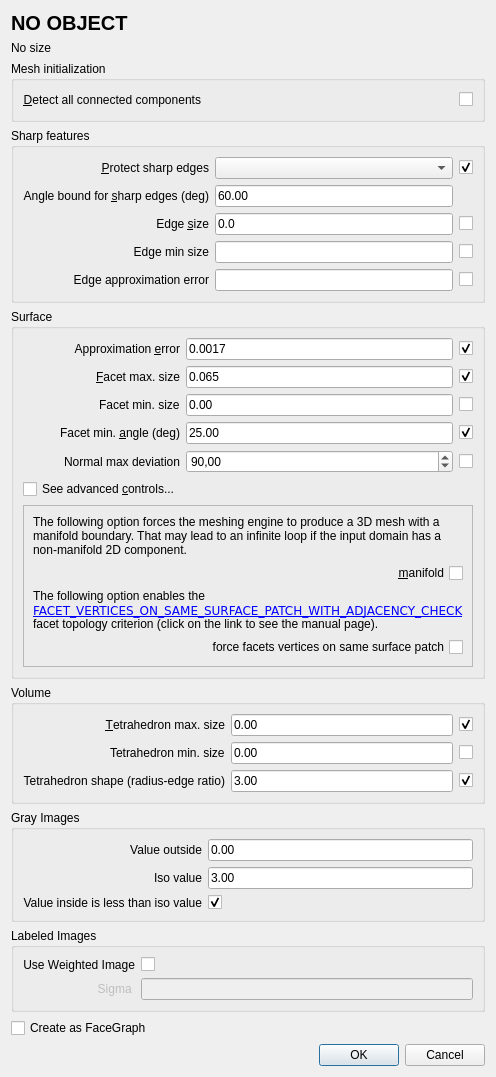
<?xml version="1.0" encoding="UTF-8"?>
<ui version="4.0">
 <class>Meshing_dialog</class>
 <widget class="QDialog" name="Meshing_dialog">
  <property name="enabled">
   <bool>true</bool>
  </property>
  <property name="geometry">
   <rect>
    <x>0</x>
    <y>0</y>
    <width>799</width>
    <height>1295</height>
   </rect>
  </property>
  <property name="sizePolicy">
   <sizepolicy hsizetype="Preferred" vsizetype="Preferred">
    <horstretch>0</horstretch>
    <verstretch>0</verstretch>
   </sizepolicy>
  </property>
  <property name="windowTitle">
   <string>Meshing criteria</string>
  </property>
  <layout class="QVBoxLayout" name="verticalLayout">
   <property name="sizeConstraint">
    <enum>QLayout::SizeConstraint::SetFixedSize</enum>
   </property>
   <item>
    <widget class="QLabel" name="objectName">
     <property name="font">
      <font>
       <pointsize>15</pointsize>
       <bold>true</bold>
      </font>
     </property>
     <property name="text">
      <string>NO OBJECT</string>
     </property>
    </widget>
   </item>
   <item>
    <widget class="QLabel" name="objectNameSize">
     <property name="text">
      <string>No size</string>
     </property>
    </widget>
   </item>
   <item>
    <widget class="QGroupBox" name="initializationGroup">
     <property name="title">
      <string>Mesh initialization</string>
     </property>
     <layout class="QGridLayout" name="gridLayout_5" columnstretch="0,1,0">
      <item row="0" column="0">
       <widget class="QLabel" name="detectComponentsLabel">
        <property name="layoutDirection">
         <enum>Qt::LayoutDirection::LeftToRight</enum>
        </property>
        <property name="text">
         <string>&amp;Detect all connected components</string>
        </property>
        <property name="alignment">
         <set>Qt::AlignmentFlag::AlignRight|Qt::AlignmentFlag::AlignTrailing|Qt::AlignmentFlag::AlignVCenter</set>
        </property>
        <property name="buddy">
         <cstring>detectComponents</cstring>
        </property>
       </widget>
      </item>
      <item row="0" column="2">
       <widget class="QCheckBox" name="detectComponents">
        <property name="text">
         <string/>
        </property>
       </widget>
      </item>
      <item row="0" column="1">
       <spacer name="horizontalSpacer">
        <property name="orientation">
         <enum>Qt::Orientation::Horizontal</enum>
        </property>
        <property name="sizeHint" stdset="0">
         <size>
          <width>40</width>
          <height>20</height>
         </size>
        </property>
       </spacer>
      </item>
     </layout>
    </widget>
   </item>
   <item>
    <widget class="QGroupBox" name="sharpFeaturesGroup">
     <property name="layoutDirection">
      <enum>Qt::LayoutDirection::LeftToRight</enum>
     </property>
     <property name="title">
      <string>Sharp features</string>
     </property>
     <layout class="QGridLayout" name="gridLayout" columnstretch="0,0,0">
      <item row="8" column="0">
       <widget class="QLabel" name="edgeMinSizingLabel">
        <property name="text">
         <string>Edge min size</string>
        </property>
        <property name="alignment">
         <set>Qt::AlignmentFlag::AlignRight|Qt::AlignmentFlag::AlignTrailing|Qt::AlignmentFlag::AlignVCenter</set>
        </property>
       </widget>
      </item>
      <item row="1" column="0">
       <widget class="QLabel" name="protectLabel">
        <property name="text">
         <string>&amp;Protect sharp edges</string>
        </property>
        <property name="alignment">
         <set>Qt::AlignmentFlag::AlignRight|Qt::AlignmentFlag::AlignTrailing|Qt::AlignmentFlag::AlignVCenter</set>
        </property>
        <property name="buddy">
         <cstring>protect</cstring>
        </property>
       </widget>
      </item>
      <item row="7" column="1">
       <widget class="DoubleEdit" name="edgeSizing">
        <property name="text">
         <string>0.0</string>
        </property>
       </widget>
      </item>
      <item row="1" column="1">
       <widget class="QComboBox" name="protectEdges"/>
      </item>
      <item row="7" column="2">
       <widget class="QCheckBox" name="noEdgeSizing">
        <property name="text">
         <string/>
        </property>
       </widget>
      </item>
      <item row="9" column="0">
       <widget class="QLabel" name="edgeApproxLabel">
        <property name="text">
         <string>Edge approximation error</string>
        </property>
        <property name="alignment">
         <set>Qt::AlignmentFlag::AlignRight|Qt::AlignmentFlag::AlignTrailing|Qt::AlignmentFlag::AlignVCenter</set>
        </property>
       </widget>
      </item>
      <item row="7" column="0">
       <widget class="QLabel" name="edgeLabel">
        <property name="text">
         <string>Edge &amp;size</string>
        </property>
        <property name="alignment">
         <set>Qt::AlignmentFlag::AlignRight|Qt::AlignmentFlag::AlignTrailing|Qt::AlignmentFlag::AlignVCenter</set>
        </property>
        <property name="buddy">
         <cstring>edgeSizing</cstring>
        </property>
       </widget>
      </item>
      <item row="3" column="0">
       <widget class="QLabel" name="sharpEdgesAngleLabel">
        <property name="toolTip">
         <string>For the detection of sharp edges, this is the lower bound on the angle between normals of incident facets of sharp edges</string>
        </property>
        <property name="text">
         <string>Angle bound for &amp;sharp edges (deg)</string>
        </property>
        <property name="alignment">
         <set>Qt::AlignmentFlag::AlignRight|Qt::AlignmentFlag::AlignTrailing|Qt::AlignmentFlag::AlignVCenter</set>
        </property>
        <property name="buddy">
         <cstring>sharpEdgesAngle</cstring>
        </property>
       </widget>
      </item>
      <item row="8" column="1">
       <widget class="DoubleEdit" name="edgeMinSizing"/>
      </item>
      <item row="3" column="1">
       <widget class="DoubleEdit" name="sharpEdgesAngle">
        <property name="text">
         <string>60.00</string>
        </property>
       </widget>
      </item>
      <item row="8" column="2">
       <widget class="QCheckBox" name="noEdgeMinSizing">
        <property name="text">
         <string/>
        </property>
       </widget>
      </item>
      <item row="1" column="2">
       <widget class="QCheckBox" name="protect">
        <property name="text">
         <string/>
        </property>
        <property name="checked">
         <bool>true</bool>
        </property>
       </widget>
      </item>
      <item row="9" column="1">
       <widget class="DoubleEdit" name="edgeApprox"/>
      </item>
      <item row="9" column="2">
       <widget class="QCheckBox" name="noEdgeApprox">
        <property name="text">
         <string/>
        </property>
       </widget>
      </item>
     </layout>
    </widget>
   </item>
   <item>
    <widget class="QGroupBox" name="groupBox">
     <property name="title">
      <string>Surface</string>
     </property>
     <layout class="QGridLayout" name="gridLayout_2" rowstretch="0,0,0,0,0,0,0,0,0,0,0" columnstretch="0,1,0">
      <item row="1" column="1">
       <widget class="DoubleEdit" name="approx">
        <property name="text">
         <string>0.0017</string>
        </property>
       </widget>
      </item>
      <item row="10" column="0" colspan="3">
       <widget class="QFrame" name="advanced">
        <property name="visible">
         <bool>false</bool>
        </property>
        <property name="frameShape">
         <enum>QFrame::Shape::StyledPanel</enum>
        </property>
        <property name="frameShadow">
         <enum>QFrame::Shadow::Plain</enum>
        </property>
        <layout class="QVBoxLayout" name="advancedLayout">
         <item>
          <widget class="QLabel" name="manifoldLabel">
           <property name="sizePolicy">
            <sizepolicy hsizetype="Preferred" vsizetype="MinimumExpanding">
             <horstretch>0</horstretch>
             <verstretch>0</verstretch>
            </sizepolicy>
           </property>
           <property name="text">
            <string>The following option forces the meshing engine to produce a 3D mesh with a manifold boundary. That may lead to an infinite loop if the input domain has a non-manifold 2D component.</string>
           </property>
           <property name="wordWrap">
            <bool>true</bool>
           </property>
          </widget>
         </item>
         <item>
          <widget class="QCheckBox" name="manifoldCheckBox">
           <property name="layoutDirection">
            <enum>Qt::LayoutDirection::RightToLeft</enum>
           </property>
           <property name="text">
            <string>&amp;manifold</string>
           </property>
          </widget>
         </item>
         <item>
          <widget class="QLabel" name="facetTopologyLabel">
           <property name="text">
            <string>The following option enables the &lt;a href=&quot;https://doc.cgal.org/latest/Mesh_3/group__PkgMesh__3Enum.html#gaac682a581ddebf8daff681621911d1f3&quot;&gt; &lt;code&gt;FACET_VERTICES_ON_SAME_SURFACE_PATCH_WITH_ADJACENCY_CHECK &lt;/code&gt;&lt;/a&gt; facet topology criterion (click on the link to see the manual page).</string>
           </property>
           <property name="wordWrap">
            <bool>true</bool>
           </property>
          </widget>
         </item>
         <item>
          <widget class="QCheckBox" name="facetTopology">
           <property name="layoutDirection">
            <enum>Qt::LayoutDirection::RightToLeft</enum>
           </property>
           <property name="text">
            <string>force facets vertices on same surface patch</string>
           </property>
          </widget>
         </item>
        </layout>
       </widget>
      </item>
      <item row="1" column="0">
       <widget class="QLabel" name="approxLabel">
        <property name="text">
         <string>Approximation &amp;error</string>
        </property>
        <property name="alignment">
         <set>Qt::AlignmentFlag::AlignRight|Qt::AlignmentFlag::AlignTrailing|Qt::AlignmentFlag::AlignVCenter</set>
        </property>
        <property name="buddy">
         <cstring>approx</cstring>
        </property>
       </widget>
      </item>
      <item row="1" column="2">
       <widget class="QCheckBox" name="noApprox">
        <property name="toolTip">
         <string>Enable/Disable parameter</string>
        </property>
        <property name="text">
         <string/>
        </property>
        <property name="checked">
         <bool>true</bool>
        </property>
       </widget>
      </item>
      <item row="4" column="0">
       <widget class="QLabel" name="angleLabel">
        <property name="text">
         <string>Facet min. &amp;angle (deg)</string>
        </property>
        <property name="alignment">
         <set>Qt::AlignmentFlag::AlignRight|Qt::AlignmentFlag::AlignTrailing|Qt::AlignmentFlag::AlignVCenter</set>
        </property>
        <property name="buddy">
         <cstring>facetAngle</cstring>
        </property>
       </widget>
      </item>
      <item row="6" column="0">
       <widget class="QCheckBox" name="checkBox">
        <property name="text">
         <string>See advanced &amp;controls...</string>
        </property>
       </widget>
      </item>
      <item row="4" column="1">
       <widget class="DoubleEdit" name="facetAngle">
        <property name="inputMask">
         <string/>
        </property>
        <property name="text">
         <string>25.00</string>
        </property>
       </widget>
      </item>
      <item row="2" column="1">
       <widget class="DoubleEdit" name="facetSizing">
        <property name="text">
         <string>0.065</string>
        </property>
       </widget>
      </item>
      <item row="2" column="0">
       <widget class="QLabel" name="sizingLabel">
        <property name="text">
         <string>&amp;Facet max. size</string>
        </property>
        <property name="alignment">
         <set>Qt::AlignmentFlag::AlignRight|Qt::AlignmentFlag::AlignTrailing|Qt::AlignmentFlag::AlignVCenter</set>
        </property>
        <property name="buddy">
         <cstring>facetSizing</cstring>
        </property>
       </widget>
      </item>
      <item row="4" column="2">
       <widget class="QCheckBox" name="noAngle">
        <property name="toolTip">
         <string>Enable/Disable parameter</string>
        </property>
        <property name="text">
         <string/>
        </property>
        <property name="checked">
         <bool>true</bool>
        </property>
       </widget>
      </item>
      <item row="2" column="2">
       <widget class="QCheckBox" name="noFacetSizing">
        <property name="toolTip">
         <string>Enable/Disable parameter</string>
        </property>
        <property name="text">
         <string/>
        </property>
        <property name="checked">
         <bool>true</bool>
        </property>
       </widget>
      </item>
      <item row="3" column="0" alignment="Qt::AlignmentFlag::AlignRight">
       <widget class="QLabel" name="sizingMinLabel">
        <property name="text">
         <string>Facet min. size</string>
        </property>
       </widget>
      </item>
      <item row="3" column="1">
       <widget class="DoubleEdit" name="facetMinSizing">
        <property name="text">
         <string>0.00</string>
        </property>
       </widget>
      </item>
      <item row="3" column="2">
       <widget class="QCheckBox" name="noFacetMinSizing">
        <property name="text">
         <string/>
        </property>
       </widget>
      </item>
      <item row="5" column="0">
       <widget class="QLabel" name="normalDeviationLabel">
        <property name="text">
         <string>Normal max deviation</string>
        </property>
        <property name="scaledContents">
         <bool>false</bool>
        </property>
        <property name="alignment">
         <set>Qt::AlignmentFlag::AlignRight|Qt::AlignmentFlag::AlignTrailing|Qt::AlignmentFlag::AlignVCenter</set>
        </property>
       </widget>
      </item>
      <item row="5" column="1">
       <widget class="QDoubleSpinBox" name="normalDeviation">
        <property name="sizePolicy">
         <sizepolicy hsizetype="Expanding" vsizetype="Fixed">
          <horstretch>0</horstretch>
          <verstretch>0</verstretch>
         </sizepolicy>
        </property>
        <property name="cursor">
         <cursorShape>IBeamCursor</cursorShape>
        </property>
        <property name="locale">
         <locale language="French" country="France"/>
        </property>
        <property name="inputMethodHints">
         <set>Qt::InputMethodHint::ImhNone</set>
        </property>
        <property name="maximum">
         <double>180.000000000000000</double>
        </property>
        <property name="value">
         <double>90.000000000000000</double>
        </property>
       </widget>
      </item>
      <item row="5" column="2">
       <widget class="QCheckBox" name="noNormalDeviation">
        <property name="text">
         <string/>
        </property>
       </widget>
      </item>
     </layout>
    </widget>
   </item>
   <item>
    <widget class="QGroupBox" name="volumeGroup">
     <property name="title">
      <string>Volume</string>
     </property>
     <layout class="QGridLayout" name="gridLayout_3" columnstretch="0,1,0">
      <item row="2" column="1">
       <widget class="DoubleEdit" name="tetShape">
        <property name="text">
         <string>3.00</string>
        </property>
       </widget>
      </item>
      <item row="0" column="1">
       <widget class="DoubleEdit" name="tetSizing">
        <property name="text">
         <string>0.00</string>
        </property>
       </widget>
      </item>
      <item row="0" column="0">
       <widget class="QLabel" name="tetSizingLabel">
        <property name="text">
         <string>&amp;Tetrahedron max. size</string>
        </property>
        <property name="alignment">
         <set>Qt::AlignmentFlag::AlignRight|Qt::AlignmentFlag::AlignTrailing|Qt::AlignmentFlag::AlignVCenter</set>
        </property>
        <property name="buddy">
         <cstring>tetSizing</cstring>
        </property>
       </widget>
      </item>
      <item row="0" column="2">
       <widget class="QCheckBox" name="noTetSizing">
        <property name="toolTip">
         <string>Enable/Disable parameter</string>
        </property>
        <property name="text">
         <string/>
        </property>
        <property name="checked">
         <bool>true</bool>
        </property>
       </widget>
      </item>
      <item row="2" column="2">
       <widget class="QCheckBox" name="noTetShape">
        <property name="toolTip">
         <string>Enable/Disable parameter</string>
        </property>
        <property name="text">
         <string/>
        </property>
        <property name="checked">
         <bool>true</bool>
        </property>
       </widget>
      </item>
      <item row="2" column="0">
       <widget class="QLabel" name="tetShapeLabel">
        <property name="text">
         <string>Tetrahedron shape (radius-edge ratio)</string>
        </property>
        <property name="alignment">
         <set>Qt::AlignmentFlag::AlignRight|Qt::AlignmentFlag::AlignTrailing|Qt::AlignmentFlag::AlignVCenter</set>
        </property>
       </widget>
      </item>
      <item row="1" column="0" alignment="Qt::AlignmentFlag::AlignRight">
       <widget class="QLabel" name="tetMinSizingLabel">
        <property name="text">
         <string>Tetrahedron min. size</string>
        </property>
       </widget>
      </item>
      <item row="1" column="1">
       <widget class="DoubleEdit" name="tetMinSizing">
        <property name="text">
         <string>0.00</string>
        </property>
       </widget>
      </item>
      <item row="1" column="2">
       <widget class="QCheckBox" name="noTetMinSizing">
        <property name="text">
         <string/>
        </property>
       </widget>
      </item>
     </layout>
    </widget>
   </item>
   <item>
    <widget class="QGroupBox" name="grayImgGroup">
     <property name="title">
      <string>Gray Images</string>
     </property>
     <layout class="QGridLayout" name="gridLayout_4" columnstretch="0,1">
      <item row="2" column="1">
       <widget class="QCheckBox" name="inside_is_less_checkBox">
        <property name="sizePolicy">
         <sizepolicy hsizetype="Minimum" vsizetype="Fixed">
          <horstretch>0</horstretch>
          <verstretch>0</verstretch>
         </sizepolicy>
        </property>
        <property name="toolTip">
         <string>if unchecked, value inside the domain is greater than isovalue</string>
        </property>
        <property name="layoutDirection">
         <enum>Qt::LayoutDirection::LeftToRight</enum>
        </property>
        <property name="text">
         <string/>
        </property>
        <property name="checked">
         <bool>true</bool>
        </property>
       </widget>
      </item>
      <item row="0" column="0">
       <widget class="QLabel" name="label_4">
        <property name="toolTip">
         <string>image value outside the image bounding box</string>
        </property>
        <property name="layoutDirection">
         <enum>Qt::LayoutDirection::LeftToRight</enum>
        </property>
        <property name="text">
         <string>Value outside</string>
        </property>
        <property name="alignment">
         <set>Qt::AlignmentFlag::AlignRight|Qt::AlignmentFlag::AlignTrailing|Qt::AlignmentFlag::AlignVCenter</set>
        </property>
       </widget>
      </item>
      <item row="1" column="0">
       <widget class="QLabel" name="label_3">
        <property name="layoutDirection">
         <enum>Qt::LayoutDirection::LeftToRight</enum>
        </property>
        <property name="text">
         <string>Iso value</string>
        </property>
        <property name="alignment">
         <set>Qt::AlignmentFlag::AlignRight|Qt::AlignmentFlag::AlignTrailing|Qt::AlignmentFlag::AlignVCenter</set>
        </property>
       </widget>
      </item>
      <item row="2" column="0">
       <widget class="QLabel" name="label_5">
        <property name="text">
         <string>Value inside is less than iso value</string>
        </property>
        <property name="alignment">
         <set>Qt::AlignmentFlag::AlignRight|Qt::AlignmentFlag::AlignTrailing|Qt::AlignmentFlag::AlignVCenter</set>
        </property>
       </widget>
      </item>
      <item row="0" column="1">
       <widget class="DoubleEdit" name="value_outside_spinBox">
        <property name="text">
         <string>0.00</string>
        </property>
       </widget>
      </item>
      <item row="1" column="1">
       <widget class="DoubleEdit" name="iso_value_spinBox">
        <property name="text">
         <string>3.00</string>
        </property>
       </widget>
      </item>
     </layout>
    </widget>
   </item>
   <item>
    <widget class="QGroupBox" name="labeledImgGroup">
     <property name="title">
      <string>Labeled Images</string>
     </property>
     <layout class="QGridLayout" name="gridLayout_6">
      <item row="0" column="0">
       <widget class="QLabel" name="useWeights_label">
        <property name="layoutDirection">
         <enum>Qt::LayoutDirection::RightToLeft</enum>
        </property>
        <property name="text">
         <string>Use Weighted Image</string>
        </property>
        <property name="alignment">
         <set>Qt::AlignmentFlag::AlignRight|Qt::AlignmentFlag::AlignTrailing|Qt::AlignmentFlag::AlignVCenter</set>
        </property>
       </widget>
      </item>
      <item row="0" column="1">
       <widget class="QCheckBox" name="useWeights_checkbox">
        <property name="layoutDirection">
         <enum>Qt::LayoutDirection::LeftToRight</enum>
        </property>
        <property name="text">
         <string/>
        </property>
        <property name="tristate">
         <bool>false</bool>
        </property>
       </widget>
      </item>
      <item row="1" column="0">
       <widget class="QLabel" name="weightsSigma_label">
        <property name="enabled">
         <bool>false</bool>
        </property>
        <property name="toolTip">
         <string>standard deviation parameter of the internal Gaussian filter</string>
        </property>
        <property name="text">
         <string>Sigma </string>
        </property>
        <property name="alignment">
         <set>Qt::AlignmentFlag::AlignRight|Qt::AlignmentFlag::AlignTrailing|Qt::AlignmentFlag::AlignVCenter</set>
        </property>
       </widget>
      </item>
      <item row="1" column="1">
       <widget class="DoubleEdit" name="weightsSigma">
        <property name="enabled">
         <bool>false</bool>
        </property>
       </widget>
      </item>
     </layout>
    </widget>
   </item>
   <item>
    <widget class="QCheckBox" name="facegraphCheckBox">
     <property name="text">
      <string>Create as FaceGraph</string>
     </property>
    </widget>
   </item>
   <item>
    <widget class="QDialogButtonBox" name="buttonBox">
     <property name="orientation">
      <enum>Qt::Orientation::Horizontal</enum>
     </property>
     <property name="standardButtons">
      <set>QDialogButtonBox::StandardButton::Cancel|QDialogButtonBox::StandardButton::Ok</set>
     </property>
    </widget>
   </item>
  </layout>
 </widget>
 <customwidgets>
  <customwidget>
   <class>DoubleEdit</class>
   <extends>QLineEdit</extends>
   <header location="global">CGAL_double_edit.h</header>
  </customwidget>
 </customwidgets>
 <tabstops>
  <tabstop>detectComponents</tabstop>
  <tabstop>protectEdges</tabstop>
  <tabstop>protect</tabstop>
  <tabstop>sharpEdgesAngle</tabstop>
  <tabstop>edgeSizing</tabstop>
  <tabstop>noEdgeSizing</tabstop>
  <tabstop>approx</tabstop>
  <tabstop>noApprox</tabstop>
  <tabstop>facetSizing</tabstop>
  <tabstop>noFacetSizing</tabstop>
  <tabstop>facetAngle</tabstop>
  <tabstop>noAngle</tabstop>
  <tabstop>tetSizing</tabstop>
  <tabstop>noTetSizing</tabstop>
  <tabstop>tetShape</tabstop>
  <tabstop>noTetShape</tabstop>
  <tabstop>value_outside_spinBox</tabstop>
  <tabstop>iso_value_spinBox</tabstop>
  <tabstop>inside_is_less_checkBox</tabstop>
  <tabstop>useWeights_checkbox</tabstop>
  <tabstop>weightsSigma</tabstop>
  <tabstop>facegraphCheckBox</tabstop>
  <tabstop>checkBox</tabstop>
  <tabstop>manifoldCheckBox</tabstop>
  <tabstop>facetTopology</tabstop>
 </tabstops>
 <resources/>
 <connections>
  <connection>
   <sender>buttonBox</sender>
   <signal>accepted()</signal>
   <receiver>Meshing_dialog</receiver>
   <slot>accept()</slot>
   <hints>
    <hint type="sourcelabel">
     <x>403</x>
     <y>655</y>
    </hint>
    <hint type="destinationlabel">
     <x>157</x>
     <y>195</y>
    </hint>
   </hints>
  </connection>
  <connection>
   <sender>buttonBox</sender>
   <signal>rejected()</signal>
   <receiver>Meshing_dialog</receiver>
   <slot>reject()</slot>
   <hints>
    <hint type="sourcelabel">
     <x>403</x>
     <y>655</y>
    </hint>
    <hint type="destinationlabel">
     <x>286</x>
     <y>195</y>
    </hint>
   </hints>
  </connection>
  <connection>
   <sender>checkBox</sender>
   <signal>toggled(bool)</signal>
   <receiver>advanced</receiver>
   <slot>setVisible(bool)</slot>
   <hints>
    <hint type="sourcelabel">
     <x>83</x>
     <y>339</y>
    </hint>
    <hint type="destinationlabel">
     <x>78</x>
     <y>199</y>
    </hint>
   </hints>
  </connection>
 </connections>
</ui>
